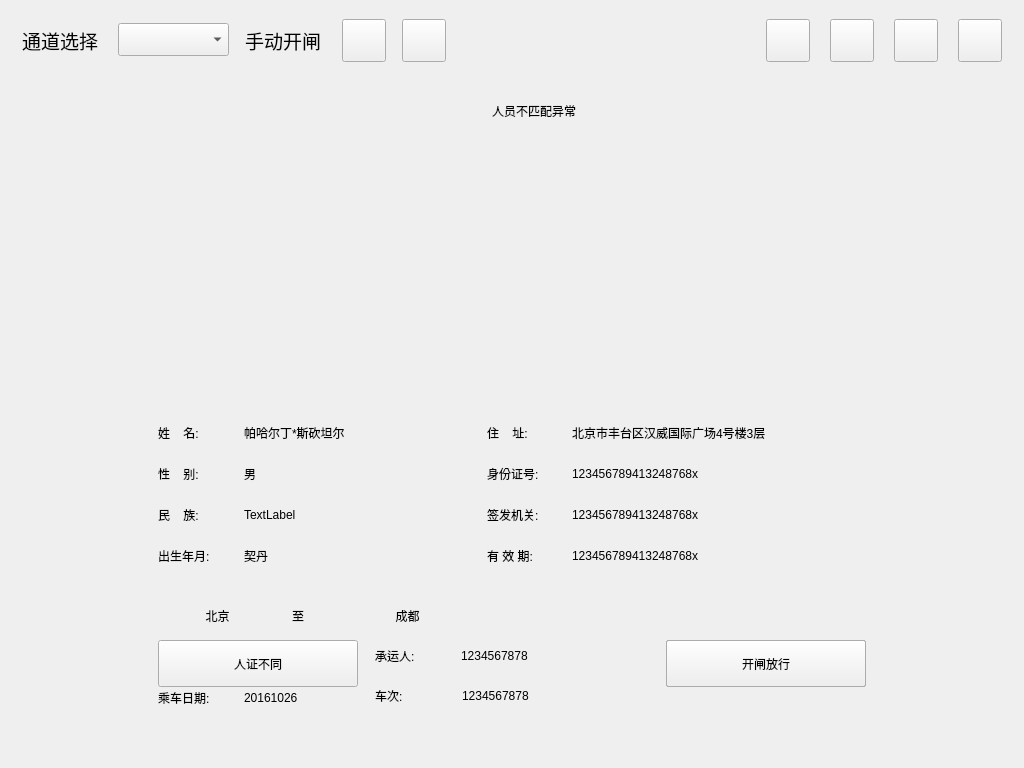
<?xml version="1.0" encoding="UTF-8"?>
<ui version="4.0">
 <class>WarnDialog</class>
 <widget class="QDialog" name="WarnDialog">
  <property name="geometry">
   <rect>
    <x>0</x>
    <y>0</y>
    <width>1024</width>
    <height>768</height>
   </rect>
  </property>
  <property name="windowTitle">
   <string>Dialog</string>
  </property>
  <widget class="QWidget" name="widget_head" native="true">
   <property name="geometry">
    <rect>
     <x>0</x>
     <y>0</y>
     <width>1024</width>
     <height>80</height>
    </rect>
   </property>
   <property name="styleSheet">
    <string notr="true"/>
   </property>
   <widget class="QToolButton" name="toolButton_exit">
    <property name="geometry">
     <rect>
      <x>958</x>
      <y>19</y>
      <width>44</width>
      <height>43</height>
     </rect>
    </property>
    <property name="font">
     <font>
      <pointsize>14</pointsize>
     </font>
    </property>
    <property name="styleSheet">
     <string notr="true"/>
    </property>
    <property name="text">
     <string/>
    </property>
   </widget>
   <widget class="QToolButton" name="toolButton_switch">
    <property name="geometry">
     <rect>
      <x>766</x>
      <y>19</y>
      <width>44</width>
      <height>43</height>
     </rect>
    </property>
    <property name="font">
     <font>
      <pointsize>14</pointsize>
     </font>
    </property>
    <property name="styleSheet">
     <string notr="true"/>
    </property>
    <property name="text">
     <string/>
    </property>
   </widget>
   <widget class="QLabel" name="label_1">
    <property name="geometry">
     <rect>
      <x>22</x>
      <y>25</y>
      <width>91</width>
      <height>30</height>
     </rect>
    </property>
    <property name="font">
     <font>
      <pointsize>14</pointsize>
     </font>
    </property>
    <property name="text">
     <string>通道选择</string>
    </property>
   </widget>
   <widget class="QComboBox" name="comboBox_chanel">
    <property name="geometry">
     <rect>
      <x>118</x>
      <y>23</y>
      <width>111</width>
      <height>33</height>
     </rect>
    </property>
    <property name="font">
     <font>
      <pointsize>14</pointsize>
     </font>
    </property>
    <property name="styleSheet">
     <string notr="true"/>
    </property>
   </widget>
   <widget class="QToolButton" name="toolButton_shutdown">
    <property name="geometry">
     <rect>
      <x>830</x>
      <y>19</y>
      <width>44</width>
      <height>43</height>
     </rect>
    </property>
    <property name="font">
     <font>
      <pointsize>14</pointsize>
     </font>
    </property>
    <property name="styleSheet">
     <string notr="true"/>
    </property>
    <property name="text">
     <string/>
    </property>
   </widget>
   <widget class="QToolButton" name="toolButton_opengate">
    <property name="geometry">
     <rect>
      <x>342</x>
      <y>19</y>
      <width>44</width>
      <height>43</height>
     </rect>
    </property>
    <property name="font">
     <font>
      <pointsize>14</pointsize>
     </font>
    </property>
    <property name="styleSheet">
     <string notr="true"/>
    </property>
    <property name="text">
     <string/>
    </property>
   </widget>
   <widget class="QToolButton" name="toolButton_restart">
    <property name="geometry">
     <rect>
      <x>894</x>
      <y>19</y>
      <width>44</width>
      <height>43</height>
     </rect>
    </property>
    <property name="font">
     <font>
      <pointsize>14</pointsize>
     </font>
    </property>
    <property name="styleSheet">
     <string notr="true"/>
    </property>
    <property name="text">
     <string/>
    </property>
   </widget>
   <widget class="QLabel" name="label_2">
    <property name="geometry">
     <rect>
      <x>245</x>
      <y>25</y>
      <width>91</width>
      <height>30</height>
     </rect>
    </property>
    <property name="font">
     <font>
      <pointsize>14</pointsize>
     </font>
    </property>
    <property name="text">
     <string>手动开闸</string>
    </property>
   </widget>
   <widget class="QLabel" name="label_curtime">
    <property name="geometry">
     <rect>
      <x>530</x>
      <y>31</y>
      <width>231</width>
      <height>22</height>
     </rect>
    </property>
    <property name="font">
     <font>
      <pointsize>14</pointsize>
     </font>
    </property>
    <property name="text">
     <string/>
    </property>
   </widget>
   <widget class="QToolButton" name="toolButton_opengate_2">
    <property name="geometry">
     <rect>
      <x>402</x>
      <y>19</y>
      <width>44</width>
      <height>43</height>
     </rect>
    </property>
    <property name="font">
     <font>
      <pointsize>14</pointsize>
     </font>
    </property>
    <property name="styleSheet">
     <string notr="true"/>
    </property>
    <property name="text">
     <string/>
    </property>
   </widget>
  </widget>
  <widget class="QWidget" name="widget_warn_main" native="true">
   <property name="geometry">
    <rect>
     <x>0</x>
     <y>80</y>
     <width>1024</width>
     <height>688</height>
    </rect>
   </property>
   <widget class="QWidget" name="widget_page_switch" native="true">
    <property name="geometry">
     <rect>
      <x>22</x>
      <y>0</y>
      <width>980</width>
      <height>666</height>
     </rect>
    </property>
    <widget class="QLabel" name="label_warn_content">
     <property name="geometry">
      <rect>
       <x>312</x>
       <y>10</y>
       <width>400</width>
       <height>41</height>
      </rect>
     </property>
     <property name="text">
      <string>人员不匹配异常</string>
     </property>
     <property name="alignment">
      <set>Qt::AlignCenter</set>
     </property>
    </widget>
    <widget class="QLabel" name="label_warn_gate">
     <property name="geometry">
      <rect>
       <x>880</x>
       <y>10</y>
       <width>50</width>
       <height>48</height>
      </rect>
     </property>
     <property name="text">
      <string/>
     </property>
    </widget>
    <widget class="QLabel" name="label_warn_pic1">
     <property name="geometry">
      <rect>
       <x>136</x>
       <y>100</y>
       <width>145</width>
       <height>178</height>
      </rect>
     </property>
     <property name="text">
      <string/>
     </property>
    </widget>
    <widget class="QLabel" name="label_warn_pic2">
     <property name="geometry">
      <rect>
       <x>417</x>
       <y>100</y>
       <width>145</width>
       <height>178</height>
      </rect>
     </property>
     <property name="text">
      <string/>
     </property>
    </widget>
    <widget class="QLabel" name="label_warn_pic3">
     <property name="geometry">
      <rect>
       <x>698</x>
       <y>100</y>
       <width>145</width>
       <height>178</height>
      </rect>
     </property>
     <property name="text">
      <string/>
     </property>
    </widget>
    <widget class="QLabel" name="label_warn_static1">
     <property name="geometry">
      <rect>
       <x>136</x>
       <y>337</y>
       <width>81</width>
       <height>31</height>
      </rect>
     </property>
     <property name="text">
      <string>姓    名:</string>
     </property>
    </widget>
    <widget class="QLabel" name="label_warn_static2">
     <property name="geometry">
      <rect>
       <x>136</x>
       <y>378</y>
       <width>81</width>
       <height>31</height>
      </rect>
     </property>
     <property name="text">
      <string>性    别:</string>
     </property>
    </widget>
    <widget class="QLabel" name="label_warn_static3">
     <property name="geometry">
      <rect>
       <x>136</x>
       <y>419</y>
       <width>81</width>
       <height>31</height>
      </rect>
     </property>
     <property name="text">
      <string>民    族:</string>
     </property>
    </widget>
    <widget class="QLabel" name="label_warn_static4">
     <property name="geometry">
      <rect>
       <x>136</x>
       <y>460</y>
       <width>81</width>
       <height>31</height>
      </rect>
     </property>
     <property name="text">
      <string>出生年月:</string>
     </property>
    </widget>
    <widget class="QLabel" name="label_warn_name">
     <property name="geometry">
      <rect>
       <x>222</x>
       <y>337</y>
       <width>221</width>
       <height>31</height>
      </rect>
     </property>
     <property name="text">
      <string>帕哈尔丁*斯砍坦尔</string>
     </property>
    </widget>
    <widget class="QLabel" name="label_warn_sex">
     <property name="geometry">
      <rect>
       <x>222</x>
       <y>378</y>
       <width>221</width>
       <height>31</height>
      </rect>
     </property>
     <property name="text">
      <string>男</string>
     </property>
    </widget>
    <widget class="QLabel" name="label_warn_nation">
     <property name="geometry">
      <rect>
       <x>222</x>
       <y>460</y>
       <width>221</width>
       <height>31</height>
      </rect>
     </property>
     <property name="text">
      <string>契丹</string>
     </property>
    </widget>
    <widget class="QLabel" name="label_warn_birthday">
     <property name="geometry">
      <rect>
       <x>222</x>
       <y>419</y>
       <width>221</width>
       <height>31</height>
      </rect>
     </property>
     <property name="text">
      <string>TextLabel</string>
     </property>
    </widget>
    <widget class="QLabel" name="label_warn_static5">
     <property name="geometry">
      <rect>
       <x>465</x>
       <y>337</y>
       <width>81</width>
       <height>31</height>
      </rect>
     </property>
     <property name="text">
      <string>住    址:</string>
     </property>
    </widget>
    <widget class="QLabel" name="label_warn_static6">
     <property name="geometry">
      <rect>
       <x>465</x>
       <y>378</y>
       <width>81</width>
       <height>31</height>
      </rect>
     </property>
     <property name="text">
      <string>身份证号:</string>
     </property>
    </widget>
    <widget class="QLabel" name="label_warn_static7">
     <property name="geometry">
      <rect>
       <x>465</x>
       <y>419</y>
       <width>81</width>
       <height>31</height>
      </rect>
     </property>
     <property name="text">
      <string>签发机关:</string>
     </property>
    </widget>
    <widget class="QLabel" name="label_warn_static8">
     <property name="geometry">
      <rect>
       <x>465</x>
       <y>460</y>
       <width>81</width>
       <height>31</height>
      </rect>
     </property>
     <property name="text">
      <string>有 效 期:</string>
     </property>
    </widget>
    <widget class="QLabel" name="label_warn_address">
     <property name="geometry">
      <rect>
       <x>550</x>
       <y>337</y>
       <width>420</width>
       <height>31</height>
      </rect>
     </property>
     <property name="text">
      <string>北京市丰台区汉威国际广场4号楼3层</string>
     </property>
     <property name="alignment">
      <set>Qt::AlignLeading|Qt::AlignLeft|Qt::AlignVCenter</set>
     </property>
     <property name="wordWrap">
      <bool>true</bool>
     </property>
    </widget>
    <widget class="QLabel" name="label_warn_cardno">
     <property name="geometry">
      <rect>
       <x>550</x>
       <y>378</y>
       <width>420</width>
       <height>31</height>
      </rect>
     </property>
     <property name="text">
      <string>123456789413248768x</string>
     </property>
    </widget>
    <widget class="QLabel" name="label_warn_department">
     <property name="geometry">
      <rect>
       <x>550</x>
       <y>419</y>
       <width>420</width>
       <height>31</height>
      </rect>
     </property>
     <property name="text">
      <string>123456789413248768x</string>
     </property>
    </widget>
    <widget class="QLabel" name="label_warn_date">
     <property name="geometry">
      <rect>
       <x>550</x>
       <y>460</y>
       <width>420</width>
       <height>31</height>
      </rect>
     </property>
     <property name="text">
      <string>123456789413248768x</string>
     </property>
    </widget>
    <widget class="QPushButton" name="pushButton_warn_deal">
     <property name="geometry">
      <rect>
       <x>644</x>
       <y>560</y>
       <width>200</width>
       <height>47</height>
      </rect>
     </property>
     <property name="text">
      <string>处理完成</string>
     </property>
    </widget>
    <widget class="QLabel" name="label_warn_static9">
     <property name="geometry">
      <rect>
       <x>270</x>
       <y>520</y>
       <width>41</width>
       <height>31</height>
      </rect>
     </property>
     <property name="text">
      <string>至</string>
     </property>
    </widget>
    <widget class="QLabel" name="label_warn_ticket_start">
     <property name="geometry">
      <rect>
       <x>140</x>
       <y>520</y>
       <width>111</width>
       <height>31</height>
      </rect>
     </property>
     <property name="text">
      <string>北京</string>
     </property>
     <property name="alignment">
      <set>Qt::AlignCenter</set>
     </property>
    </widget>
    <widget class="QLabel" name="label_warn_ticket_end">
     <property name="geometry">
      <rect>
       <x>330</x>
       <y>520</y>
       <width>111</width>
       <height>31</height>
      </rect>
     </property>
     <property name="text">
      <string>成都</string>
     </property>
     <property name="alignment">
      <set>Qt::AlignCenter</set>
     </property>
    </widget>
    <widget class="QLabel" name="label_warn_static10">
     <property name="geometry">
      <rect>
       <x>136</x>
       <y>561</y>
       <width>81</width>
       <height>31</height>
      </rect>
     </property>
     <property name="text">
      <string>客票编号:</string>
     </property>
    </widget>
    <widget class="QLabel" name="label_warn_ticket_num">
     <property name="geometry">
      <rect>
       <x>222</x>
       <y>561</y>
       <width>121</width>
       <height>31</height>
      </rect>
     </property>
     <property name="text">
      <string>1234567878</string>
     </property>
    </widget>
    <widget class="QLabel" name="label_warn_static11">
     <property name="geometry">
      <rect>
       <x>353</x>
       <y>560</y>
       <width>81</width>
       <height>31</height>
      </rect>
     </property>
     <property name="text">
      <string>承运人:</string>
     </property>
    </widget>
    <widget class="QLabel" name="label_warn_ticket_people">
     <property name="geometry">
      <rect>
       <x>439</x>
       <y>560</y>
       <width>121</width>
       <height>31</height>
      </rect>
     </property>
     <property name="text">
      <string>1234567878</string>
     </property>
    </widget>
    <widget class="QLabel" name="label_warn_static12">
     <property name="geometry">
      <rect>
       <x>136</x>
       <y>602</y>
       <width>81</width>
       <height>31</height>
      </rect>
     </property>
     <property name="text">
      <string>乘车日期:</string>
     </property>
    </widget>
    <widget class="QLabel" name="label_warn_ticket_date">
     <property name="geometry">
      <rect>
       <x>222</x>
       <y>602</y>
       <width>121</width>
       <height>31</height>
      </rect>
     </property>
     <property name="text">
      <string>20161026</string>
     </property>
    </widget>
    <widget class="QLabel" name="label_warn_static13">
     <property name="geometry">
      <rect>
       <x>353</x>
       <y>600</y>
       <width>81</width>
       <height>31</height>
      </rect>
     </property>
     <property name="text">
      <string>车次:</string>
     </property>
    </widget>
    <widget class="QLabel" name="label_warn_ticket_stationnum">
     <property name="geometry">
      <rect>
       <x>440</x>
       <y>600</y>
       <width>121</width>
       <height>31</height>
      </rect>
     </property>
     <property name="text">
      <string>1234567878</string>
     </property>
    </widget>
    <widget class="QPushButton" name="pushButton_warn_verifyno">
     <property name="geometry">
      <rect>
       <x>136</x>
       <y>560</y>
       <width>200</width>
       <height>47</height>
      </rect>
     </property>
     <property name="text">
      <string>人证不同</string>
     </property>
    </widget>
    <widget class="QPushButton" name="pushButton_warn_opengate">
     <property name="geometry">
      <rect>
       <x>644</x>
       <y>560</y>
       <width>200</width>
       <height>47</height>
      </rect>
     </property>
     <property name="text">
      <string>开闸放行</string>
     </property>
    </widget>
   </widget>
  </widget>
 </widget>
 <resources/>
 <connections/>
</ui>
